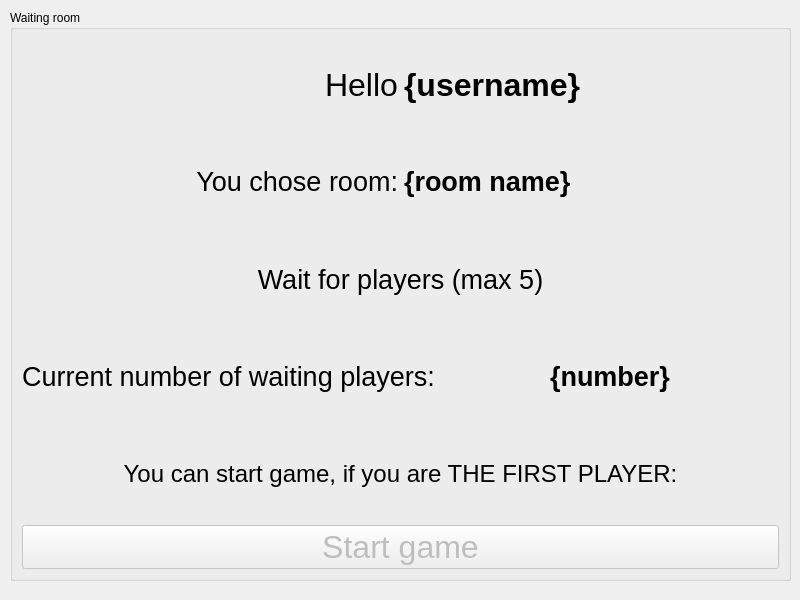
<?xml version="1.0" encoding="UTF-8"?>
<ui version="4.0">
 <class>WaitWindow</class>
 <widget class="QWidget" name="WaitWindow">
  <property name="geometry">
   <rect>
    <x>0</x>
    <y>0</y>
    <width>800</width>
    <height>600</height>
   </rect>
  </property>
  <property name="windowTitle">
   <string>Hangman - Waiting room</string>
  </property>
  <widget class="QGroupBox" name="groupBox">
   <property name="geometry">
    <rect>
     <x>10</x>
     <y>10</y>
     <width>781</width>
     <height>571</height>
    </rect>
   </property>
   <property name="title">
    <string>Waiting room</string>
   </property>
   <layout class="QVBoxLayout" name="verticalLayout">
    <item>
     <layout class="QHBoxLayout" name="horizontalLayout_3">
      <item>
       <widget class="QLabel" name="label_5">
        <property name="font">
         <font>
          <pointsize>24</pointsize>
         </font>
        </property>
        <property name="text">
         <string>Hello</string>
        </property>
        <property name="alignment">
         <set>Qt::AlignRight|Qt::AlignTrailing|Qt::AlignVCenter</set>
        </property>
       </widget>
      </item>
      <item>
       <widget class="QLabel" name="username_label">
        <property name="font">
         <font>
          <pointsize>24</pointsize>
          <weight>75</weight>
          <bold>true</bold>
         </font>
        </property>
        <property name="text">
         <string>{username}</string>
        </property>
        <property name="alignment">
         <set>Qt::AlignLeading|Qt::AlignLeft|Qt::AlignVCenter</set>
        </property>
       </widget>
      </item>
     </layout>
    </item>
    <item>
     <layout class="QHBoxLayout" name="horizontalLayout_2">
      <item>
       <widget class="QLabel" name="label_7">
        <property name="font">
         <font>
          <pointsize>20</pointsize>
         </font>
        </property>
        <property name="text">
         <string>You chose room:</string>
        </property>
        <property name="alignment">
         <set>Qt::AlignRight|Qt::AlignTrailing|Qt::AlignVCenter</set>
        </property>
       </widget>
      </item>
      <item>
       <widget class="QLabel" name="room_name_label">
        <property name="font">
         <font>
          <pointsize>20</pointsize>
          <weight>75</weight>
          <bold>true</bold>
         </font>
        </property>
        <property name="text">
         <string>{room name}</string>
        </property>
        <property name="alignment">
         <set>Qt::AlignLeading|Qt::AlignLeft|Qt::AlignVCenter</set>
        </property>
       </widget>
      </item>
     </layout>
    </item>
    <item>
     <widget class="QLabel" name="label">
      <property name="font">
       <font>
        <pointsize>20</pointsize>
       </font>
      </property>
      <property name="text">
       <string>Wait for players (max 5)</string>
      </property>
      <property name="alignment">
       <set>Qt::AlignCenter</set>
      </property>
     </widget>
    </item>
    <item>
     <layout class="QHBoxLayout" name="horizontalLayout">
      <item>
       <widget class="QLabel" name="label_2">
        <property name="font">
         <font>
          <pointsize>20</pointsize>
         </font>
        </property>
        <property name="text">
         <string>Current number of waiting players:</string>
        </property>
        <property name="alignment">
         <set>Qt::AlignCenter</set>
        </property>
       </widget>
      </item>
      <item>
       <widget class="QLabel" name="num_players_label">
        <property name="font">
         <font>
          <pointsize>20</pointsize>
          <weight>75</weight>
          <bold>true</bold>
         </font>
        </property>
        <property name="text">
         <string>{number}</string>
        </property>
        <property name="alignment">
         <set>Qt::AlignCenter</set>
        </property>
       </widget>
      </item>
     </layout>
    </item>
    <item>
     <widget class="QLabel" name="label_4">
      <property name="font">
       <font>
        <pointsize>18</pointsize>
       </font>
      </property>
      <property name="text">
       <string>You can start game, if you are THE FIRST PLAYER:</string>
      </property>
      <property name="alignment">
       <set>Qt::AlignCenter</set>
      </property>
     </widget>
    </item>
    <item>
     <widget class="QPushButton" name="start_button">
      <property name="enabled">
       <bool>false</bool>
      </property>
      <property name="font">
       <font>
        <pointsize>24</pointsize>
       </font>
      </property>
      <property name="text">
       <string>Start game</string>
      </property>
     </widget>
    </item>
   </layout>
  </widget>
 </widget>
 <resources/>
 <connections/>
</ui>
